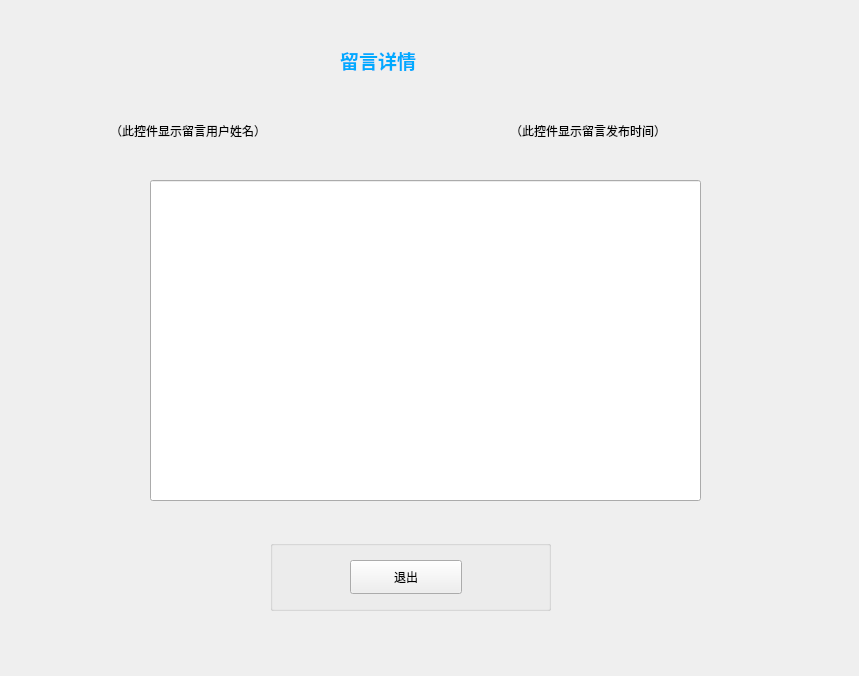
<?xml version="1.0" encoding="UTF-8"?>
<ui version="4.0">
 <class>MessageInfo</class>
 <widget class="QWidget" name="MessageInfo">
  <property name="geometry">
   <rect>
    <x>0</x>
    <y>0</y>
    <width>859</width>
    <height>676</height>
   </rect>
  </property>
  <property name="windowTitle">
   <string>MessageInfo</string>
  </property>
  <widget class="QLabel" name="label_3">
   <property name="geometry">
    <rect>
     <x>510</x>
     <y>120</y>
     <width>241</width>
     <height>21</height>
    </rect>
   </property>
   <property name="text">
    <string>（此控件显示留言发布时间）</string>
   </property>
  </widget>
  <widget class="QLabel" name="label_4">
   <property name="geometry">
    <rect>
     <x>110</x>
     <y>120</y>
     <width>241</width>
     <height>21</height>
    </rect>
   </property>
   <property name="text">
    <string>（此控件显示留言用户姓名）</string>
   </property>
  </widget>
  <widget class="QGroupBox" name="groupBox">
   <property name="geometry">
    <rect>
     <x>270</x>
     <y>540</y>
     <width>281</width>
     <height>71</height>
    </rect>
   </property>
   <property name="title">
    <string/>
   </property>
   <widget class="QPushButton" name="pushButton_2">
    <property name="geometry">
     <rect>
      <x>80</x>
      <y>20</y>
      <width>112</width>
      <height>34</height>
     </rect>
    </property>
    <property name="text">
     <string>退出</string>
    </property>
   </widget>
  </widget>
  <widget class="QLabel" name="label">
   <property name="geometry">
    <rect>
     <x>340</x>
     <y>40</y>
     <width>131</width>
     <height>41</height>
    </rect>
   </property>
   <property name="text">
    <string>&lt;html&gt;&lt;head/&gt;&lt;body&gt;&lt;p&gt;&lt;span style=&quot; font-size:14pt; font-weight:600; color:#00aaff;&quot;&gt;留言详情&lt;/span&gt;&lt;/p&gt;&lt;/body&gt;&lt;/html&gt;</string>
   </property>
  </widget>
  <widget class="QLineEdit" name="lineEdit">
   <property name="geometry">
    <rect>
     <x>150</x>
     <y>180</y>
     <width>551</width>
     <height>321</height>
    </rect>
   </property>
  </widget>
 </widget>
 <layoutdefault spacing="6" margin="11"/>
 <resources/>
 <connections/>
</ui>
